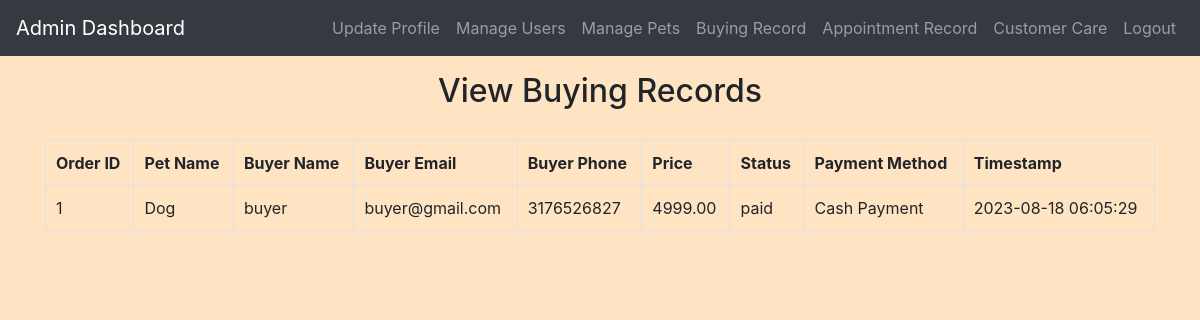
Page /admin/buy_record.php (signed in) on the committed database.
### tables this page shows
CREATE TABLE `buying` (
  `id` int(11) NOT NULL,
  `buyer_id` int(11) NOT NULL,
  `pet_id` int(11) NOT NULL,
  `payment_method` varchar(50) NOT NULL,
  `status` varchar(20) NOT NULL,
  `timestamp` timestamp NOT NULL DEFAULT current_timestamp()
);

CREATE TABLE `pets` (
  `id` int(11) NOT NULL,
  `seller_id` int(11) NOT NULL,
  `pet_name` varchar(255) NOT NULL,
  `gender` enum('Male','Female') NOT NULL,
  `city` varchar(100) NOT NULL,
  `price` decimal(10,2) NOT NULL,
  `pet_picture` varchar(255) NOT NULL
);

CREATE TABLE `users` (
  `id` int(11) NOT NULL,
  `username` varchar(255) NOT NULL,
  `email` varchar(255) NOT NULL,
  `password` varchar(255) NOT NULL,
  `phone` varchar(15) NOT NULL,
  `age` int(11) NOT NULL,
  `city` varchar(100) NOT NULL,
  `address` text NOT NULL,
  `user_role` enum('Doctor','Seller','Buyer') NOT NULL,
  `status` varchar(20) NOT NULL
);

### admin/buy_record.php (the view, shortened to what this page needs)
<?php
include('config.php');
$query = "SELECT Buying.*, Pets.pet_name, Pets.price AS pet_price, Users.username AS buyer_name, Users.email AS buyer_email, Users.phone AS buyer_phone
          FROM Buying
          INNER JOIN Pets ON Buying.pet_id = Pets.id
          INNER JOIN Users ON Buying.buyer_id = Users.id";
$result = $conn->query($query);
?>
<!DOCTYPE html>
<html>
<head>
    <link rel="stylesheet" href="https://maxcdn.bootstrapcdn.com/bootstrap/4.5.2/css/bootstrap.min.css">
    <link rel="stylesheet" href="../css/style.css">
</head>
<body>
<?php include('admin_navbar.php'); ?>
<div class="container">
    <h2 class="mt-3">View Buying Records</h2>
    <table class="table table-bordered">
        <tr>
            <th>Order ID</th>
            <th>Pet Name</th>
            <th>Buyer Name</th>
            <th>Buyer Email</th>
            <th>Buyer Phone</th>
            <th>Price</th>
            <th>Status</th>
            <th>Payment Method</th>
            <th>Timestamp</th>
        </tr>
        <?php while ($row = $result->fetch_assoc()) { ?>
            <tr>
                <td><?php echo $row['id']; ?></td>
                <td><?php echo $row['pet_name']; ?></td>
                <td><?php echo $row['buyer_name']; ?></td>
                <td><?php echo $row['buyer_email']; ?></td>
                <td><?php echo $row['buyer_phone']; ?></td>
                <td><?php echo $row['pet_price']; ?></td>
                <td><?php echo $row['status']; ?></td>
                <td><?php echo $row['payment_method']; ?></td>
                <td><?php echo $row['timestamp']; ?></td>
            </tr>
        <?php } ?>
    </table>
</div>
</body>
</html>

### css/style.css (style rules this page uses)
body { background-color: bisque; }
h1, h2, h3, h4 { text-align: center; margin-top: 30px; margin-bottom: 30px; }
.table { width: 100%; border-collapse: collapse; margin-top: 20px; }
.table th, .table td { padding: 10px; border: 1px solid #dee2e6; }
.table tbody td { vertical-align: middle; }

### rows in the picture
buying: id "1", pet.pet_name "Dog", buyer.username "buyer", buyer.email "buyer@gmail.com", buyer.phone "3176526827", pet.price "4999.00", status "paid", payment_method "Cash Payment", timestamp "2023-08-18 06:05:29"
